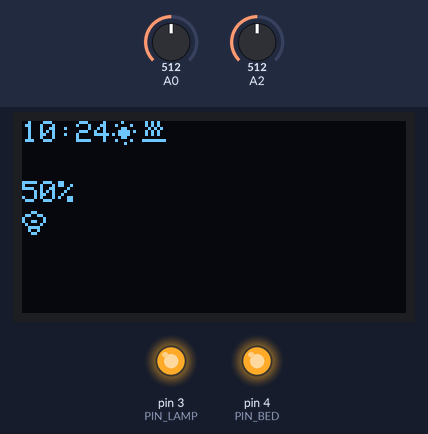
The sketch below on a simulated Arduino Uno, built with avr-gcc and run on an emulated ATmega328P. Shown: 128×64 one-colour display, output pins drawn as LEDs (lit = HIGH). The inputs (shaded band) are chosen by the test bench; at power-on: A0 = 512, A2 = 512. The local clock reads 2024-03-15 10:24:30 at power-on unless the sketch sets it; what the sketch prints to the serial monitor is not drawn.

Above: at 1.2 s.
1.3 s: A0 set to 814
At 2.8 s:
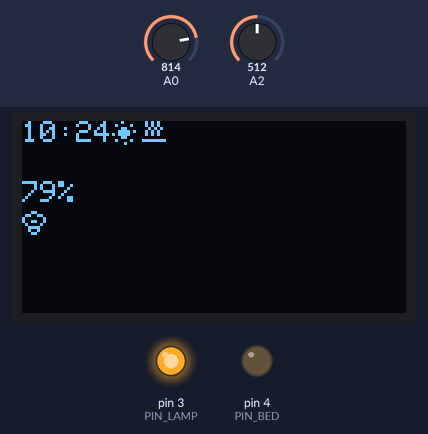
3.5 s: A0 set to 822
At 6.4 s:
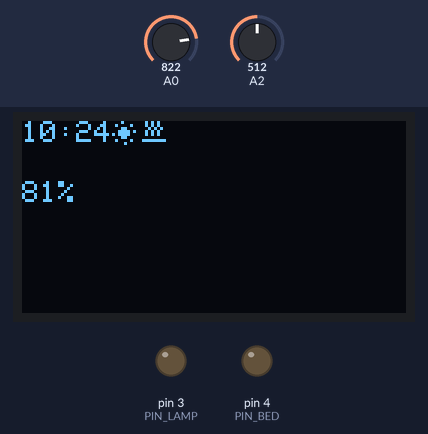
6.5 s: A2 set to 342
9.5 s: A2 set to 315
At 11.2 s:
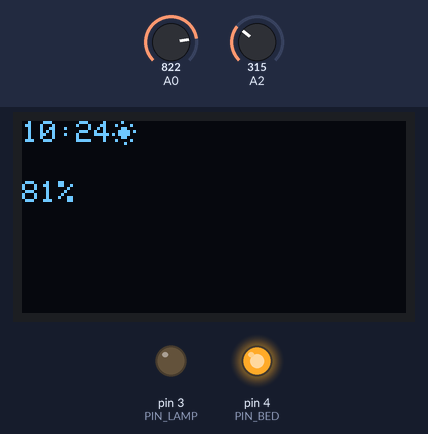
11.5 s: A0 set to 627
At 12.8 s:
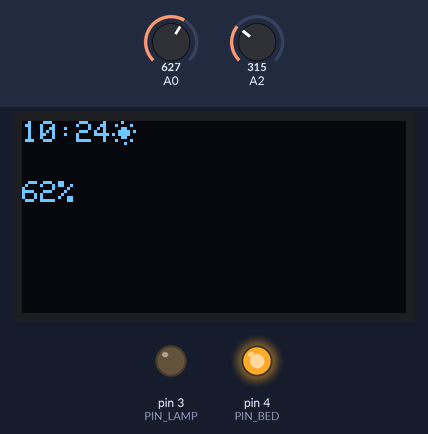
14.5 s: A0 set to 608
At 17.0 s:
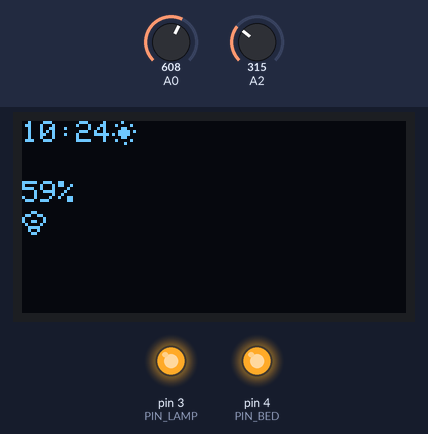
Timing chart, 0 to 18.5 s (numbered marks = the images above; inputs shaded):
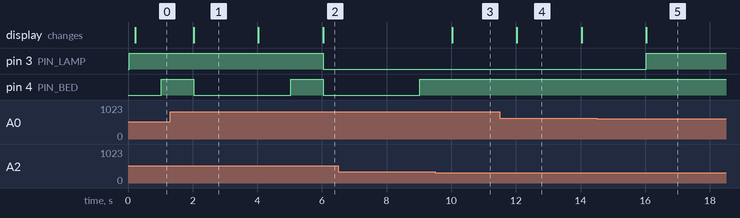

Measured:
- the behaviour switches between 821 and 822 on A0 (found by bisection; images 1 and 2)
- the behaviour switches between 325 and 324 on A2 (found by bisection; images 2 and 3)
- the behaviour switches between 609 and 608 on A0 (found by bisection; images 4 and 5)
- after the input at 1.3 s, the display: changes after 0.73 s (image 1)
- after the input at 3.5 s, pin 3 (PIN_LAMP): HIGH → LOW after 2.5 s; the display: first differs from a run without the input after 2.5 s (image 2)
- after the input at 9.5 s, pin 4 (PIN_BED): stays HIGH (without the input it goes to LOW after 0.53 s); the display: changes after 0.53 s (image 3)
- after the input at 11.5 s, the display: changes after 0.53 s (image 4)
- after the input at 14.5 s, pin 3 (PIN_LAMP): LOW → HIGH after 1.5 s; the display: changes after 1.5 s (image 5)

The sketch:

serra-03.ino
```cpp
#include <Wire.h>
#include "RTClib.h"
#include <Adafruit_GFX.h>
#include <Adafruit_SSD1306.h>

#define PIN_LAMP 3
#define PIN_BED 4

#define OLED_RESET     4 // Reset pin # (or -1 if sharing Arduino reset pin)
Adafruit_SSD1306 display(128, 64, &Wire, OLED_RESET);

// real time clock
DS1307 rtc;

unsigned long t1, dt1, t2, dt2;

int tbed;
int th1_bed = 700;
int th2_bed = 660;
bool BED = LOW;
unsigned long t3, dt3;
int t_on_bed = 1000;
int statobed = LOW;

int th1_luce = 80;
int th2_luce = 60;

int mm, hh;
bool GIORNO;
bool LAMP;

int luce = 0;

//icona sole
static const unsigned char PROGMEM logo8_sun_bmp[] =
{ B00010000,
  B01000010,
  B00011000,
  B00111101,
  B10111100,
  B00011000,
  B01000010,
  B00001000 };

static const unsigned char PROGMEM logo8_moon_bmp[] =
{ B00011100,
  B00110010,
  B01100000,
  B11100000,
  B11100000,
  B01100000,
  B00110010,
  B00011100 };

static const unsigned char PROGMEM logo8_light_bmp[] =
{ B00011000,
  B01100110,
  B10000001,
  B10011001,
  B01000010,
  B00111100,
  B00100100,
  B00011000 };

static const unsigned char PROGMEM logo8_bed_bmp[] =
{ B01010100,
  B01010100,
  B00101010,
  B01010100,
  B01010100,
  B00000000,
  B11111111,
  B00000000 };

void setup() {
  Serial.begin(9600);

  if(!display.begin(SSD1306_SWITCHCAPVCC, 0x3C)) { // Address 0x3C for 128x32
    Serial.println(F("SSD1306 allocation failed"));
    for(;;);
  }

  if (!rtc.begin()) {
    Serial.println("Errore! Verifica le connesioni dell'RTC!");
    return;
  }
  if (!rtc.isrunning()) {
    Serial.println("Configuro l'ora");
    //Uso l'ora di compilazione dello sketch
    rtc.adjust(DateTime(F(__DATE__), F(__TIME__)));
    // per farlo a mano...
    // January 21, 2014 at 3am you would call
    // rtc.adjust(DateTime(2014, 1, 21, 3, 0, 0));
  }

  display.setTextSize(1);
  display.setTextColor(WHITE);
  display.cp437(true);
  display.clearDisplay();

  pinMode(PIN_LAMP, OUTPUT);  //luce
  pinMode(PIN_BED, OUTPUT);  //piano

  leggiOra();
  leggiLuce();
  leggiTemperaturaBed();
}

void loop() {
  /**
   * TIMER
   */
  dt1 = millis() - t1;
  if (dt1 >= 2000) {
    t1 = millis();
    leggiLuce();
    leggiOra();
    leggiTemperaturaBed();
  }

  dt2 = millis() - t2;
  if (dt2 >= 200) {
    t2 = millis();
    aggiornaDisplay(luce);
  }

  if (BED) {
    //se devo scaldare il piano attivo un processo
    //che accende e spegne di continuo il piano
    dt3 = millis() - t3;
    if (dt3 >= t_on_bed) {
      t3 = millis();
      statobed = !statobed;
      if (statobed) {
        digitalWrite(PIN_BED, HIGH);
        t_on_bed = 1000;
      } else {
        digitalWrite(PIN_BED, LOW);
        t_on_bed = 3000;
      }
    }
  }

  //applico le azioni
  digitalWrite(PIN_LAMP, LAMP);

}

void leggiTemperaturaBed(){
  tbed = 0;
  for (int i = 0; i < 10; i++) {
    tbed += analogRead(A2);
  }
  tbed = tbed / 10;
  tbed = map(tbed, 0, 1024, 1024, 0);

  Serial.println(tbed);
  if (tbed < th1_bed) {  //tbed dimininuisce con la temp!
      BED = HIGH;
  } else if (tbed > th2_bed) {
      BED = LOW;
  }
}

void leggiLuce() {
  for (int i = 0; i < 10; i++) {
    luce += analogRead(A0);
  }
  luce = luce / 10;
  luce = map (luce, 0, 1024, 0, 100);

  if (GIORNO) {
    if (luce > th1_luce) {
      LAMP = LOW;
    } else if (luce < th2_luce) {
      LAMP = HIGH;
    }
  }
}

void leggiOra(){
  DateTime now = rtc.now();
  hh = now.hour();
  mm = now.minute();

  if ((hh >= 6) && (hh < 22)) {
    GIORNO = true;
  } else {
    GIORNO = false;
  }

}

void aggiornaDisplay(int luce) {
  display.clearDisplay();

  //ore e minuti
  display.setCursor(0, 0);
  display.print(hh);
  display.print(":");
  display.print(mm);

  display.setCursor(0, 20);
  display.print(luce);
  display.print("%");
  if (GIORNO) {
    display.drawBitmap(30, 0,  logo8_sun_bmp, 8, 8, 1);
  } else {
    display.drawBitmap(30, 0,  logo8_moon_bmp, 8, 8, 1);
  }
  if (LAMP) {
    display.drawBitmap(0, 30,  logo8_light_bmp, 8, 8, 1);
  }
  if (BED) {
    display.drawBitmap(40, 0,  logo8_bed_bmp, 8, 8, 1);
  }

  display.display();
}
```
